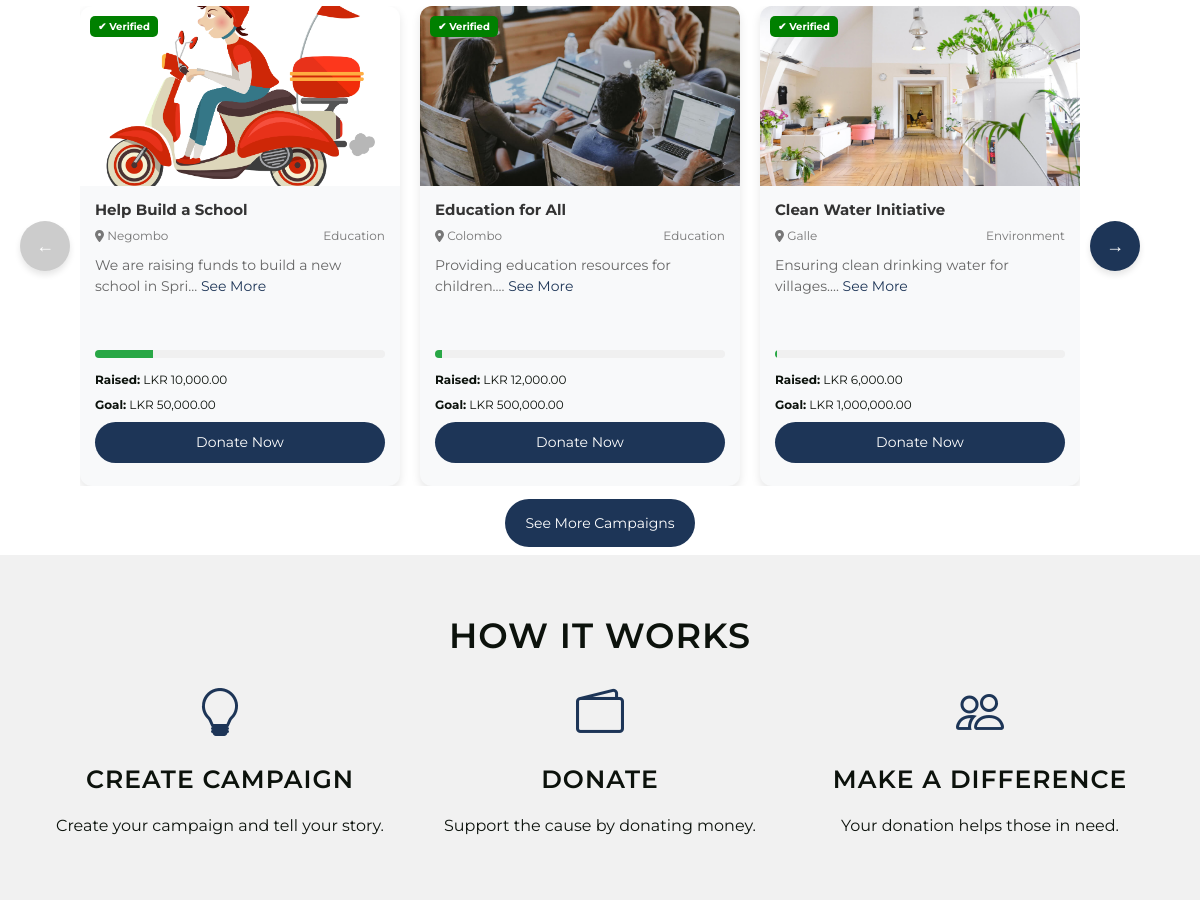
Before: / (middle part) with the older database file.
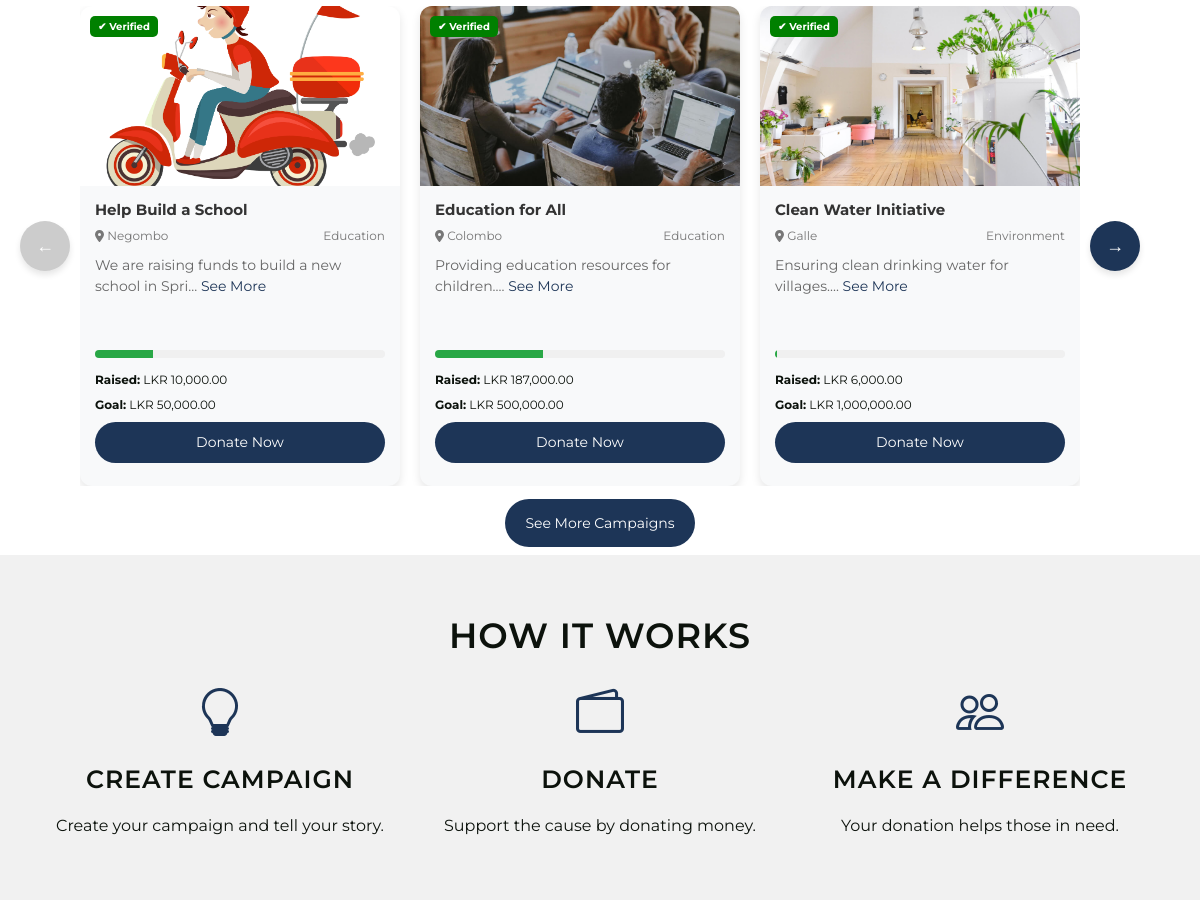
After: the same page with the newer database file.
### tables this page shows
CREATE TABLE `campaigns` (
  `id` int(11) NOT NULL,
  `user_id` int(11) DEFAULT NULL,
  `title` varchar(255) NOT NULL,
  `location` varchar(255) NOT NULL,
  `description` text NOT NULL,
  `goal` decimal(10,2) NOT NULL,
  `category` varchar(100) NOT NULL,
  `start_date` date NOT NULL,
  `end_date` date NOT NULL,
  `image` varchar(255) NOT NULL,
  `document` varchar(255) DEFAULT NULL,
  `organizer_name` varchar(255) NOT NULL,
  `contact` varchar(50) NOT NULL,
  `email` varchar(100) NOT NULL,
  `created_at` timestamp NOT NULL DEFAULT current_timestamp(),
  `status` varchar(20) NOT NULL DEFAULT 'Pending',
  `raised` decimal(15,2) DEFAULT 0.00
);

### index.php (the view, shortened to what this page needs)
<?php
include('admin/config/dbcon.php');
include('includes/header.php');
?>
<section class="campaigns" id="campaigns-section">
    <div class="campaign-wrapper-container">
        <button class="arrow-left" onclick="prevCards()">←</button>
        <div class="campaign-wrapper">
            <?php
            $query = "SELECT * FROM campaigns WHERE status = 'Accepted'";
            $query_run = mysqli_query($con, $query);
            if ($query_run && mysqli_num_rows($query_run) > 0) {
                foreach ($query_run as $campaign) {
                    $progress = ($campaign['raised'] / $campaign['goal']) * 100;
            ?>
                    <div class="campaign-card" onclick="window.location.href='donate.php?id=<?= $campaign['id']; ?>';" style="cursor: pointer;">
                        <div class="campaign-header">
                            <div class="verified-badge">
                                <span>✔ Verified</span>
                            </div>
                            <img src="<?= htmlspecialchars($campaign['image']); ?>" alt="<?= htmlspecialchars($campaign['title']); ?>" class="campaign-image">
                        </div>
                        <div class="campaign-body">
                            <h3 class="campaign-title"><?= htmlspecialchars(substr($campaign['title'], 0, 30)); ?></h3>
                            <div class="campaign-meta">
                                <span class="campaign-location"><i class="fas fa-map-marker-alt"></i> <?= htmlspecialchars($campaign['location']); ?></span>
                                <span class="campaign-category"><?= htmlspecialchars($campaign['category']); ?></span>
                            </div>
                            <p class="campaign-description">
                                <?= htmlspecialchars(substr($campaign['description'], 0, 50)) . '...'; ?>
                                <a href="donate.php?id=<?= $campaign['id']; ?>" class="see-more">See More</a>
                            </p>
                            <div class="campaign-progress">
                                <div class="progress-bar" style="width: <?= round($progress, 2); ?>%;"></div>
                            </div>
                            <div class="campaign-stats">
                                <p><strong>Raised:</strong> LKR <?= number_format($campaign['raised'], 2); ?></p>
                                <p><strong>Goal:</strong> LKR <?= number_format($campaign['goal'], 2); ?></p>
                            </div>
                            <div class="campaign-actions">
                                <a href="donate.php?id=<?= $campaign['id']; ?>" class="btn-donate">Donate Now</a>
                            </div>
                        </div>
                    </div>
            <?php
                }
            } else {
                echo "<p>No campaigns available at the moment.</p>";
            }
            ?>
        </div>
        <button class="arrow-right" onclick="nextCards()">→</button>
    </div>
    <div style="text-align: center; margin-top: 25px;">
        <a href="all_campaigns.php" class="btn-see-more">See More Campaigns</a>
    </div>
</section>
<section class="how-it-works">
    <div class="container text-center">
        <h4>How it Works</h4>
        <div class="row">
            <div class="col-md-4">
                <div class="icon">
                    <i class="bi bi-lightbulb"></i>
                </div>
                <h2>Create Campaign</h2>
                <p>Create your campaign and tell your story.</p>
            </div>
            <div class="col-md-4">
                <div class="icon">
                    <i class="bi bi-wallet2"></i>
                </div>
                <h2>Donate</h2>
                <p>Support the cause by donating money.</p>
            </div>
            <div class="col-md-4">
                <div class="icon">
                    <i class="bi bi-people"></i>
                </div>
                <h2>Make a Difference</h2>
                <p>Your donation helps those in need.</p>
            </div>
        </div>
    </div>
</section>
<?php
include('includes/footer.php');
?>

Changed rows visible on the page:
changed campaigns "Education for All": raised "12,000.00" → "187,000.00"
